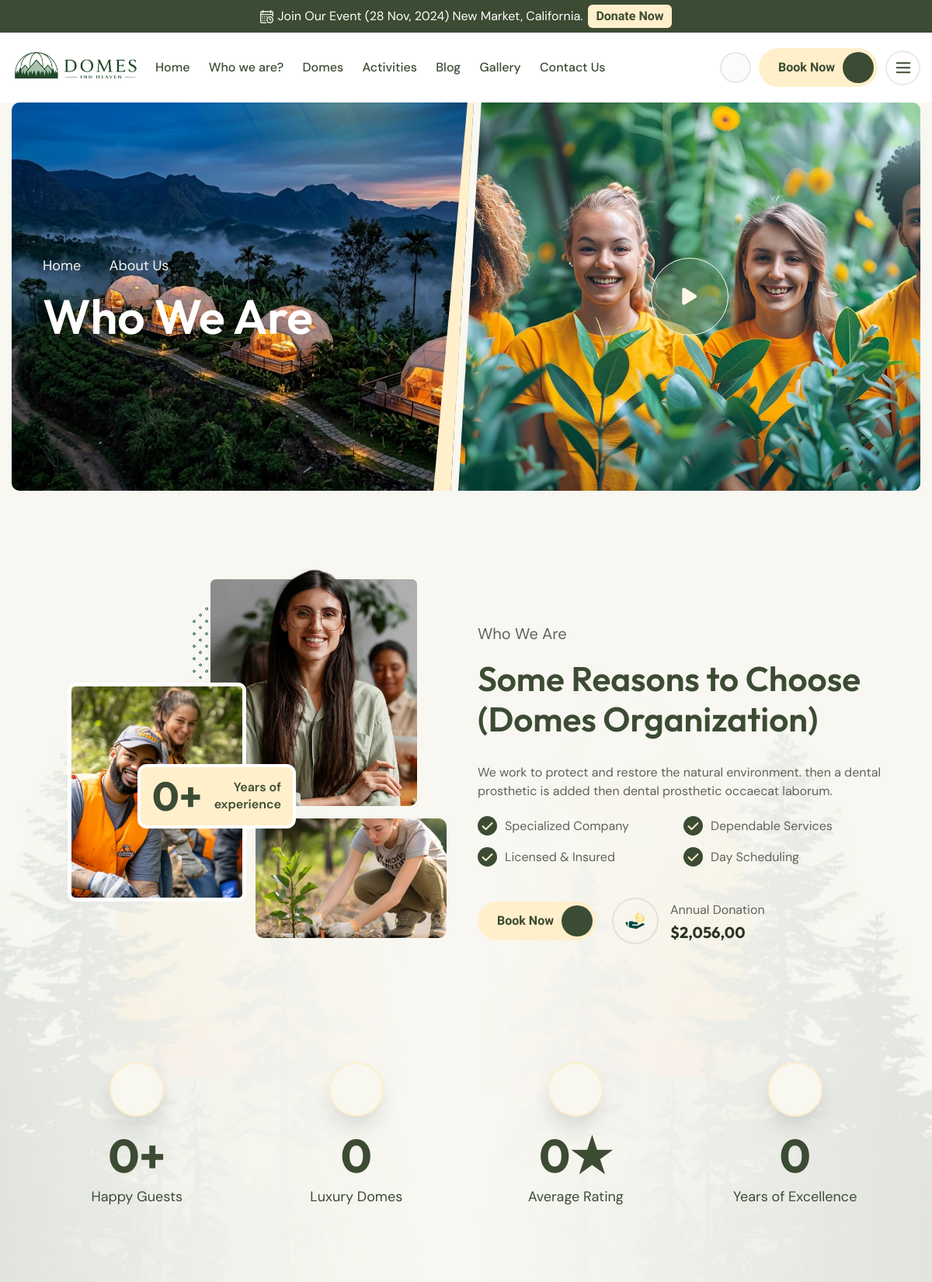
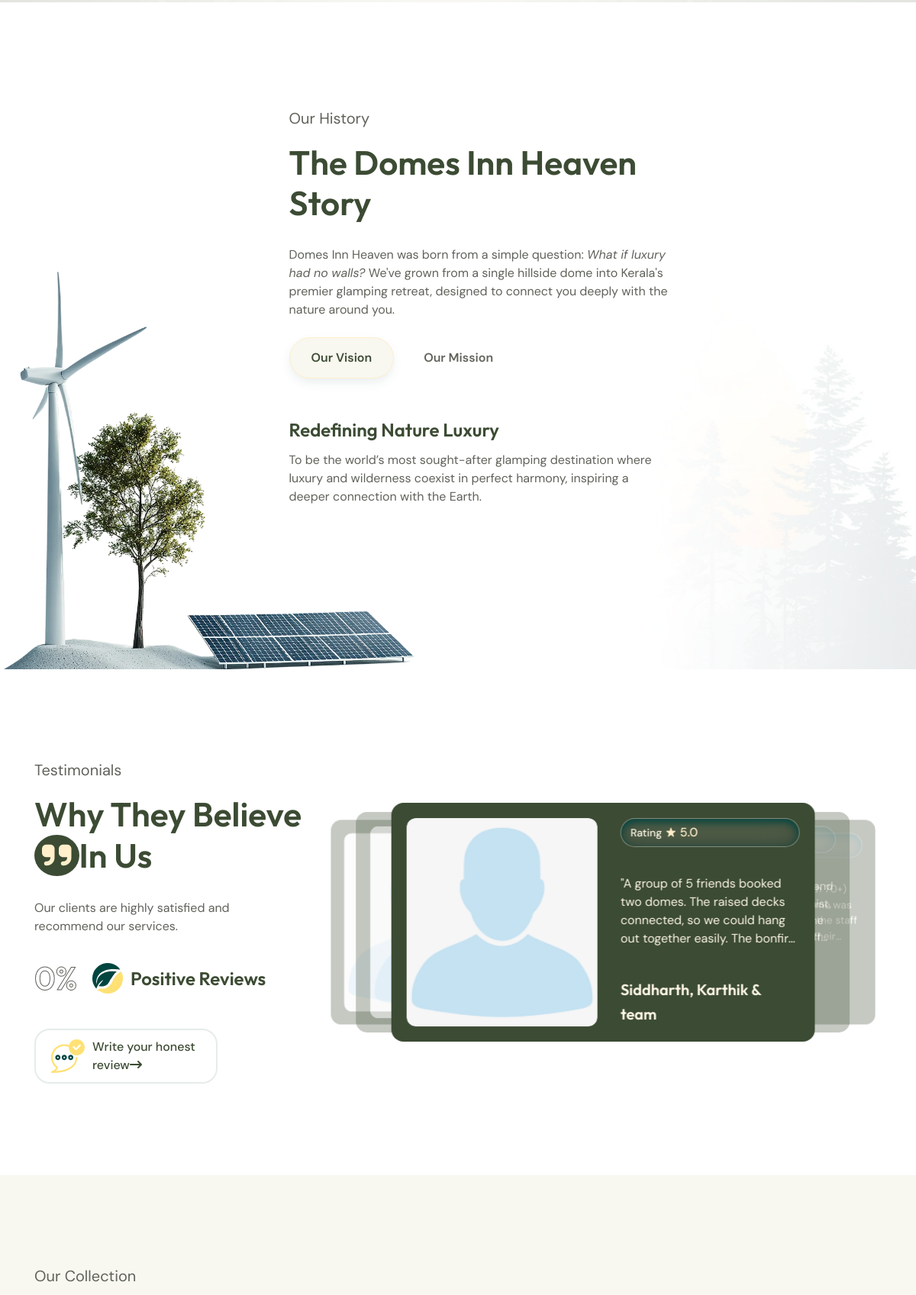
The page /about/ (upper part) on the database its author committed (2 pictures, top to bottom).
### domesinnheaven_app/models.py (models this page shows, shortened)
class OptimizedImageModel(models.Model):
    image_fields = []
    class Meta:
        abstract = True

class Testimonial(OptimizedImageModel):
    image_fields = ["image"]
    name = models.CharField(
        max_length=100, help_text="Name of the person giving the testimonial"
    )
    image = models.ImageField(
        upload_to="testimonials/", blank=True, null=True, help_text="Profile picture"
    )
    review = models.TextField(help_text="Customer or client review")
    created_at = models.DateTimeField(auto_now_add=True)
    updated_at = models.DateTimeField(auto_now=True)
    class Meta:
        ordering = ["-created_at"]
        verbose_name = "Testimonial"
        verbose_name_plural = "Testimonials"

### domesinnheaven_app/views.py (the view)
# urls.py: path('about/', views.about, name='about'),
def about(request):
    testimonials = Testimonial.objects.all().order_by("-created_at")[:5]
    camping_packages = CampingPackage.objects.all().order_by("-created_at")[:6]
    return render(request, 'frontend/about.html', {
        'testimonials': testimonials,
        'camping_packages': camping_packages
    })

### domesinnheaven_app/context_processors.py (called while the page is built)
def _star_parts(rating: float) -> list[str]:
    rating = max(0.0, min(5.0, float(rating)))
    full = int(rating)
    remainder = rating - full
    half = 1 if remainder >= 0.25 and remainder < 0.75 else 0
    if remainder >= 0.75:
        full = min(5, full + 1)
    empty = max(0, 5 - full - half)
    return (["full"] * full) + (["half"] * half) + (["empty"] * empty)

def google_reviews(request) -> dict[str, Any]:
    rating = getattr(settings, "GOOGLE_REVIEW_RATING", 0.0)
    count = getattr(settings, "GOOGLE_REVIEW_COUNT", 0)
    url = getattr(settings, "GOOGLE_REVIEW_URL", "")
    return {
        "google_review_rating": rating,
        "google_review_count": count,
        "google_review_url": url,
        "google_review_stars": _star_parts(rating),
    }

def footer_packages(request) -> dict[str, Any]:
    packages = CampingPackage.objects.only("name", "slug").order_by("-created_at")[:5]
    return {"footer_packages": packages}

def admin_unread_contacts(request) -> dict[str, Any]:
    unread_contacts = 0
    unread_bookings = 0
    if request.user.is_authenticated and request.user.is_staff:
        unread_contacts = ContactMessage.objects.filter(is_read=False).count()
        unread_bookings = Booking.objects.filter(is_read=False).count()
    return {
        "admin_unread_contact_count": unread_contacts,
        "admin_unread_booking_count": unread_bookings,
        "admin_unread_enquiries_total": unread_contacts + unread_bookings
    }

### templates/frontend/about.html (shortened to what this page needs)
{% extends "frontend/base.html" %}
{% load static %}
{% block content %}
<main>
	<div style="background-color: #f8f7f0">
		<section class="breadcrumb-section">
			<div class="container-fluid">
				<div class="row g-0">
					<div class="col-xl-6 col-lg-6">
						<div class="breadcrumb-content" style="
                    background-image: url('{% static "assets/img/new/13.jpeg" %}');
                  ">
							<div class="breadcrumb-nav" data-aos="fade-up" data-aos-duration="1000" data-aos-delay="200">
								<ul>
									<li><a href="{% url 'home' %}">Home</a></li>
									<li><a href="#">About Us</a></li>
								</ul>
							</div>
							<div class="breadcrumb-title" data-aos="fade-up" data-aos-duration="1000" data-aos-delay="400">
								<h2>Who We Are</h2>
							</div>
							<div class="shape-1">
								<img src="{% static 'assets/img/shapes/shape-1.webp' %}" alt="shape"/>
							</div>
						</div>
					</div>
					<div class="col-xl-6 col-lg-6 d-none d-lg-block">
						<div class="breadcrumb-thumb">
							<img src="{% static 'assets/img/thumbs/thumb-1.webp' %}" alt="thumb"/>
							<a href="https://www.youtube.com/watch?v=fLeJJPxua3E&amp;ab_channel=Motiversity" data-fancybox="" class="video-play-btn">
								<i class="fa-solid fa-play"></i>
							</a>
						</div>
					</div>
				</div>
			</div>
		</section>
		<section class="why-us-section-6 p-t-100 p-t-xs-40" style="
            background-image: url('{% static "assets/img/bg/why-us-bg.webp" %}'),
              url('{% static "assets/img/bg/who-we-are-bg.webp" %}');
          ">
			<div class="container">
				<div class="row align-items-center p-b-80">
					<div class="col-xl-6">
						<div class="thumb px-lg-5" data-aos="fade-up" data-aos-duration="1000" data-aos-delay="600">
							<div class="thumb-1">
								<img src="{% static 'assets/img/thumbs/thumb-24.webp' %}" alt="thumb-1"/>
								<div class="s-shape">
									<img src="{% static 'assets/img/shapes/shape-14.webp' %}" alt="shape-1"/>
								</div>
							</div>
							<div class="thumb-2">
								<img src="{% static 'assets/img/thumbs/thumb-25.webp' %}" alt="thumb-2"/>
							</div>
							<div class="thumb-3">
								<div class="shape-wrapped-thumb">
									<img src="{% static 'assets/img/thumbs/thumb-26.webp' %}" alt="thumb-3"/>
									<div class="experience-shape">
										<h3>
                                            <span class="purecounter" data-purecounter-duration="2" data-purecounter-end="29">0</span>+
										</h3>
										<p>Years of experience</p>
									</div>
								</div>
							</div>
						</div>
					</div>
					<div class="col-xl-6">
						<div class="why-us-content" data-aos="fade-up" data-aos-duration="1000" data-aos-delay="200">
							<div class="common-subtitle">
								<span>Who We Are</span>
							</div>
							<div class="common-title text-start">
								<h2>Some Reasons to Choose (Domes Organization)</h2>
							</div>
							<div class="text">
								<p>
									We work to protect and restore the natural environment.
									then a dental prosthetic is added then dental prosthetic
									occaecat laborum.
								</p>
							</div>
							<div class="services">
								<div class="service-left">
									<div class="service">
										<i class="fa-solid fa-check"></i>
										<p>Specialized Company</p>
									</div>
									<div class="service">
										<i class="fa-solid fa-check"></i>
										<p>Licensed & Insured</p>
									</div>
								</div>
								<div class="service-right">
									<div class="service">
										<i class="fa-solid fa-check"></i>
										<p>Dependable Services</p>
									</div>
									<div class="service">
										<i class="fa-solid fa-check"></i>
										<p>Day Scheduling</p>
									</div>
								</div>
							</div>
							<div class="annual-donation-wrap">
								<div class="blog-btn">
									<a href="{% url 'booking' %}" class="e-primary-btn has-icon">
										Book Now
										<span class="icon-wrap">
                                            <span class="icon"><i class="fa-regular fa-arrow-right"></i></span>
                                        </span>
									</a>
								</div>
								<div class="annual-donation">
									<img src="{% static 'assets/img/icons/icon-4.svg' %}" alt="icon-4"/>
									<div class="annual-text">
										<p>Annual Donation</p>
										<h5>$2,056,00</h5>
									</div>
								</div>
							</div>
						</div>
					</div>
				</div>
				<div class="company-achievements p-b-100 p-b-xs-80" data-aos="fade-up" data-aos-duration="1000" data-aos-delay="200">
					<div class="achievement achievement-2">
						<i class="fa-light fa-users-medical"></i>
						<h2>
                            <span class="purecounter" data-purecounter-duration="2" data-purecounter-end="500">0</span>+
						</h2>
						<p>Happy Guests</p>
					</div>
					<div class="achievement achievement-2">
						<i class="fa-light fa-lightbulb-exclamation-on"></i>
						<h2>
                            <span class="purecounter" data-purecounter-duration="2" data-purecounter-end="8">0</span>
						</h2>
						<p>Luxury Domes</p>
					</div>
					<div class="achievement achievement-2">
						<i class="fa-light fa-thumbs-up"></i>
						<h2>
                            <span class="purecounter" data-purecounter-duration="2" data-purecounter-end="4.9">0</span>★
						</h2>
						<p>Average Rating</p>
					</div>
					<div class="achievement achievement-2">
						<i class="fa-light fa-chart-mixed"></i>
						<h2>
                            <span class="purecounter" data-purecounter-duration="2" data-purecounter-end="3">0</span>
						</h2>
						<p>Years of Excellence</p>
					</div>
				</div>
			</div>
		</section>
	</div>
	<section class="about-us-section-3" style="
          background-image: url('{% static "assets/img/bg/why-us-bg.webp" %}'),
            url('{% static "assets/img/bg/about-us-bg.webp" %}');
        ">
		<div class="container">
			<div class="row align-items-center justify-content-center">
				<div class="col-xl-6 adjusted-margin">
					<div class="about-us-content adjusted-padding" data-aos="fade-up" data-aos-duration="1000" data-aos-delay="200">
						<div class="common-subtitle">
							<span>Our History</span>
						</div>
						<div class="common-title text-start">
							<h2>The Domes Inn Heaven Story</h2>
						</div>
						<div class="text mt-4">
							<p>Domes Inn Heaven was born from a simple question: <em>What if luxury had no walls?</em> We've grown from a single hillside dome into Kerala's premier glamping retreat, designed to connect you deeply with the nature around you.</p>
						</div>
						<div class="c-tabs-wrapper mt-4">
							<ul class="nav nav-tabs" id="myTab" role="tablist">
								<li class="nav-item" role="presentation">
									<button class="nav-link active" id="vision-tab" data-bs-toggle="tab" data-bs-target="#vision-tab-pane" type="button" role="tab" aria-controls="vision-tab-pane" aria-selected="true">
										Our Vision
									</button>
								</li>
								<li class="nav-item" role="presentation">
									<button class="nav-link" id="mission-tab" data-bs-toggle="tab" data-bs-target="#mission-tab-pane" type="button" role="tab" aria-controls="mission-tab-pane" aria-selected="false">
										Our Mission
									</button>
								</li>
							</ul>
							<div class="tab-content" id="myTabContent">
								<div class="tab-pane fade show active" id="vision-tab-pane" role="tabpanel" aria-labelledby="vision-tab" tabindex="0">
									<div class="tab-content p-t-20">
										<div class="reward">
											<h5>Redefining Nature Luxury</h5>
										</div>
										<div class="text">
											<p>To be the world’s most sought-after glamping destination where luxury and wilderness coexist in perfect harmony, inspiring a deeper connection with the Earth.</p>
										</div>
									</div>
								</div>
							</div>
						</div>
					</div>
				</div>
			</div>
		</div>
	</section>
	<section class="testimonial p-t-120 p-t-xs-40 p-b-120 p-b-xs-40">
		<div class="container">
			<div class="row align-items-center justify-content-between">
				<div class="col-xl-4 m-b-lg-60 m-b-md-60 m-b-xs-60">
					<div class="testimonial-content" data-aos="fade-up" data-aos-duration="1000" data-aos-delay="200">
						<div class="common-subtitle">
							<span>Testimonials</span>
						</div>
						<div class="common-title text-start">
							<h2>
								Why They Believe
								<span><i class="fa-solid fa-quote-right"></i>In Us</span>
							</h2>
						</div>
						<div class="text">
							<p>
								Our clients are highly satisfied and recommend our services.
							</p>
						</div>
						<div class="reviews">
							<h3>
                                <span class="purecounter" data-purecounter-duration="2" data-purecounter-end="99">0</span>%
							</h3>
							<img src="{% static 'assets/img/logo/favicon.webp' %}" alt="favicon"/>
							<h5>Positive Reviews</h5>
						</div>
						<a href="{% url 'contact' %}" class="review-btn">
							<img src="{% static 'assets/img/icons/icon-3.svg' %}" alt="icon"/>
							<span><span>Write your honest review</span><i class="fa-solid fa-arrow-right-long"></i></span>
						</a>
					</div>
				</div>
				<div class="col-xl-8">
					<div class="testimonial-slider-active" data-aos="fade-up" data-aos-duration="1000" data-aos-delay="400">
						<div class="swiper">
							<div class="swiper-wrapper">
								{% for testimonial in testimonials %}
								<div class="swiper-slide">
									<div class="testimonial-card">
										<div class="thumb">
											{% if testimonial.image %}
											<img alt="{{ testimonial.name }}" src="{{ testimonial.image.url }}">
											{% else %}
											<img alt="{{ testimonial.name }}" src="{% static 'assets/img/thumbs/thumb-10.webp' %}">
											{% endif %}
										</div>
										<div class="card-content">
											<div class="rating">
												<p>Rating</p><i class="fa-solid fa-star-sharp"></i> <span>5.0</span>
											</div>
											<div class="review">
												<p>{{ testimonial.review | safe}}</p>
											</div>
											<div class="author-details">
												<h5>{{ testimonial.name }}</h5>
											</div>
										</div>
									</div>
								</div>
								{% empty %}
								<div class="col-12 text-center">
									<p>No testimonials yet.</p>
								</div>
								{% endfor %}
							</div>
						</div>
					</div>
				</div>
			</div>
		</div>
	</section>
	<section class="our-events-section-2 p-t-120 p-b-120 p-t-xs-40 p-b-xs-40 m-b-100 m-b-xs-40">
		<div class="container">
			<div class="row align-items-end m-b-60 m-b-xs-40">
				<div class="col-xl-6 col-md-8 m-b-xs-20">
					<div class="common-subtitle" data-aos="fade-up" data-aos-duration="1000" data-aos-delay="200">
						<span>Our Collection</span>
					</div>
				</div>
			</div>
		</div>
	</section>
</main>
{% endblock %}

### templates/frontend/base.html (style rules this page uses)
.breadcrumb-section, .breadcrumb-thumb { height: 500px !important; }
.breadcrumb-thumb img { height: 100% !important; object-fit: cover !important; }

### rows shown on the page
Testimonial: image (picture), review "\"A group of 5 friends booked two domes. The raised decks connected, so we could hang out together easily. The…", name "Siddharth, Karthik & team"
Testimonial: image (picture), review "\"I came here to disconnect and recharge. The silence, the mist, the smell of cardamom in the air — it was healing. The…"
Testimonial: image (picture), review "\"Took my parents (both 70+) for a weekend. The dome was easily accessible, and the staff was very attentive to…", name "Rajeshwari Iyer"
Testimonial: image (picture), review "\"We booked the Family Dome with our two kids (ages 8 and 11). The space was huge — two king beds fit all of…", name "Vineeth & Lakshmi Menon with family"
Testimonial: image (picture), review "\"Celebrated 5 years of marriage here. The team went above and beyond — they decorated our dome with flowers, arranged…", name "Aditya & Neha Singh"
